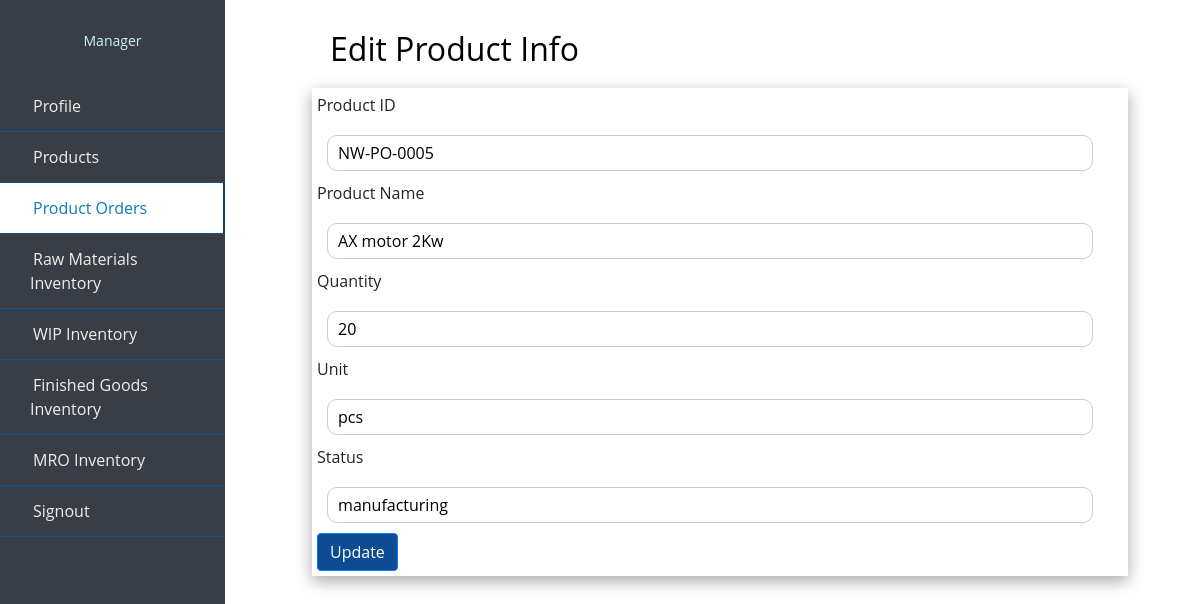
The page /edit_manager_porders.php?editid=NW-PO-0005 on the database its author committed.
### tables this page shows
CREATE TABLE `porders` (
  `product_id` varchar(10) NOT NULL,
  `product_name` varchar(50) NOT NULL,
  `quantity` int(10) NOT NULL,
  `unit` varchar(20) NOT NULL,
  `status` varchar(50) NOT NULL
);

### edit_manager_porders.php (the view, shortened to what this page needs)
<?php
include 'partial/dbconnect.php';
if(isset($_GET['editid'])){
$product_id=$_GET['editid'];
$sql="SELECT * FROM `porders` WHERE product_id = '$product_id'";
$result=$conn->query($sql);
$data=$result->fetch_assoc();
}
?>
<!doctype html>
<html lang="en">
  <head>
    <link rel="stylesheet" href="https://stackpath.bootstrapcdn.com/bootstrap/4.4.1/css/bootstrap.min.css">
    <link rel="stylesheet" href="style.css">
    <link rel="stylesheet" href="https://cdn.jsdelivr.net/npm/bootstrap-icons@1.7.2/font/bootstrap-icons.css">
  </head>
  <body>
  <div class="wrapper">
        <div class="sidebar">
            <div class="profile">
            <p>Manager</p>
            </div>
            <ul>
                <li>
                    <a href="manager_profile.php">
                        <span class="item">Profile</span>
                    </a>
                </li>
                <li>
                    <a href="manager_products.php" >
                        <span class="item">Products</span>
                    </a>
                </li>
                <li>
                    <a href="manager_porders.php" class="active">
                        <span class="item">Product Orders</span>
                    </a>
                </li>
                <li>
                    <a href="manager_rawmaterials.php">
                        <span class="item">Raw Materials Inventory</span>
                    </a>
                </li>
                <li>
                    <a href="manager_wip.php">
                        <span class="item">WIP Inventory</span>
                    </a>
                </li>
                <li>
                    <a href="manager_finishedg.php">
                        <span class="item">Finished Goods Inventory</span>
                    </a>
                </li>
                <li>
                    <a href="manager_mro.php">
                        <span class="item">MRO Inventory</span>
                    </a>
                </li>
                <li>
                        <a href="/project/logout.php"><span class="item">Signout</span></a>
                </li>
  </ul>
       </div>
</div>
<div class="content">
<h2 class="heading">Edit Product Info</h2>
<div class="box">
<div>
  <form action="manager_modify_po.php?editid=<?= $product_id?>" method="post">
  <label>Product ID</label>
    <input type="text"  name="product_id" placeholder="Product ID" value="<?= $data['product_id']?>">
    <br>
    <label>Product Name</label>
    <input type="text"  name="product_name" placeholder="Product name" value="<?= $data['product_name']?>">
    <br>
    <label>Quantity</label>
    <input type="text"  name="quantity" placeholder="Quantity" value="<?= $data['quantity']?>">
    <br>
    <label>Unit</label>
    <br>
    <input type="text"  name="unit" placeholder="Unit" value="<?= $data['unit']?>">
    <br>
    <label>Status</label>
    <br>
    <input type="text"  name="status" placeholder="Status" value="<?= $data['status']?>">
    <button type="submit" class="btn btn-primary" name="update">Update</button>
  </form>
  </div>
</div>
</div>
</body>
</html>

### style.css (style rules this page uses)
h2 { color: #8EC3B0; }
.item { padding: 3px; text-align: center; }
.wrapper .sidebar { background:#393E46; position: fixed; top: 0; left: 0; width: 225px; height: 100%; padding: 20px 0; transition: all 0.5s ease; }
.wrapper .sidebar .profile { margin-bottom: 30px; text-align: center; }
.wrapper .sidebar .profile p { color: rgb(206, 240, 253); font-size: 14px; }
.wrapper .sidebar ul li a { display: block; padding: 13px 30px; border-bottom: 1px solid #10558d; color: rgb(241, 237, 237); font-size: 16px; position: relative; }
.wrapper .sidebar ul li a:hover, .wrapper .sidebar ul li a.active { color: #0c7db1; background:white; border-right: 2px solid rgb(5, 68, 104); }
.wrapper .sidebar ul li a:hover:before, .wrapper .sidebar ul li a.active:before { display: block; }
.content { border: 1px; background-color: #FEFCF3 ; margin-top: 80px; margin-bottom: 60px; margin-right: 20px; margin-left: 250px; }

### edit_manager_porders.php (style rules this page uses)
.content { border: 1px; margin-top: 30px; margin-bottom: 60px; margin-right: 0px; margin-left: 240px; word-wrap: break-word; background-color:white; }
* { list-style: none; text-decoration: none; margin: 0; padding: 0; box-sizing: border-box; font-family: 'Open Sans', sans-serif; }
.content .box { padding: 5px; width: 85%; box-shadow: rgba(0, 0, 0, 0.35) 0px 5px 15px; display: block; margin-left: auto; margin-right: auto; }
input[type=text], select { width: 95%; padding: 5px 10px; margin-top: 10px; margin-bottom: 10px; margin-right: 0px; margin-left: 10px; display: inline-block; border: 1px solid #ccc; border-radius: 10px; box-sizing: border-box; }
.heading { margin-left: 90px; color: black; margin-bottom: 20px; }
.btn-primary, .btn-primary:hover, .btn-primary:active, .btn-primary:visited { background-color: #0D4C92; }

### rows shown on the page
porders: product_id "NW-PO-0005", product_name "AX motor 2Kw", quantity "20", unit "pcs", status "manufacturing"
